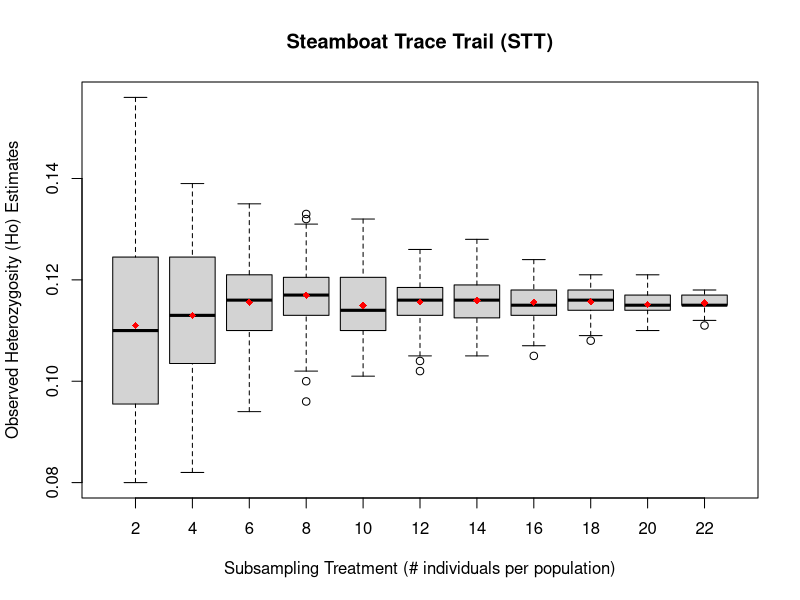

The R source for this figure:
#####Example code for generating a boxplot, exactly as it should be entered into 'R'

setwd("/Users/jermaine/ISU_Projects/Webbhelix_Project/subproject--MinSampSize_for_Pop_Genomics/06_MinSampSize_Boxplots_InNOut_Files/Ho_Estimates")
SNP<-read.csv('STT_Ho_SubSamp_Estimates_Boxplot_input.csv')
head(SNP)
boxplot(SNP$STT.Ho.estimates~SNP$Subsampling.group, xlab='Subsampling Treatment (# individuals per population)', ylab='Observed Heterozygosity (Ho) Estimates', main='Steamboat Trace Trail (STT)')
means <- tapply(SNP$STT.Ho.estimates,SNP$Subsampling.group,mean)
points(means,col="red",pch=18)
#points(means,pch=3)

############################################################################################

#boxplot(SNP$SNP.error.rate~SNP$Parameter, xlab='Stacks parameter', ylab='SNP error rate', main='SNP')

#means <- tapply(SNP$SNP.error.rate,SNP$Parameter,mean)
#points(means,col="red",pch=18)
